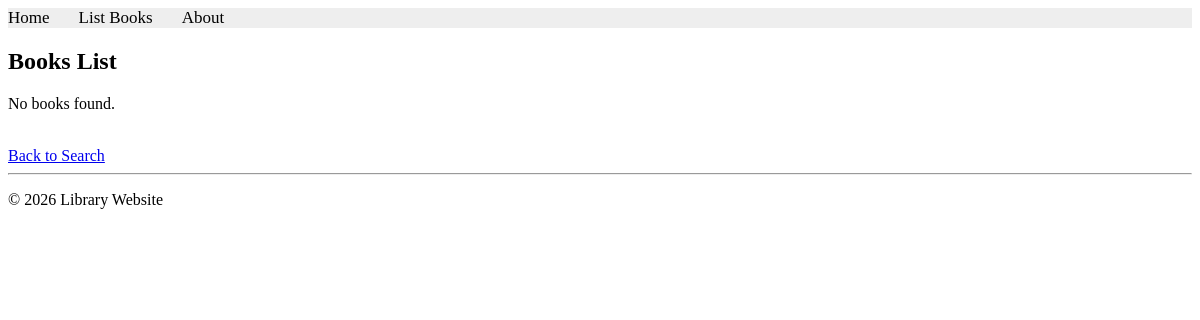
The app's page /books/lab8/task2, older data.
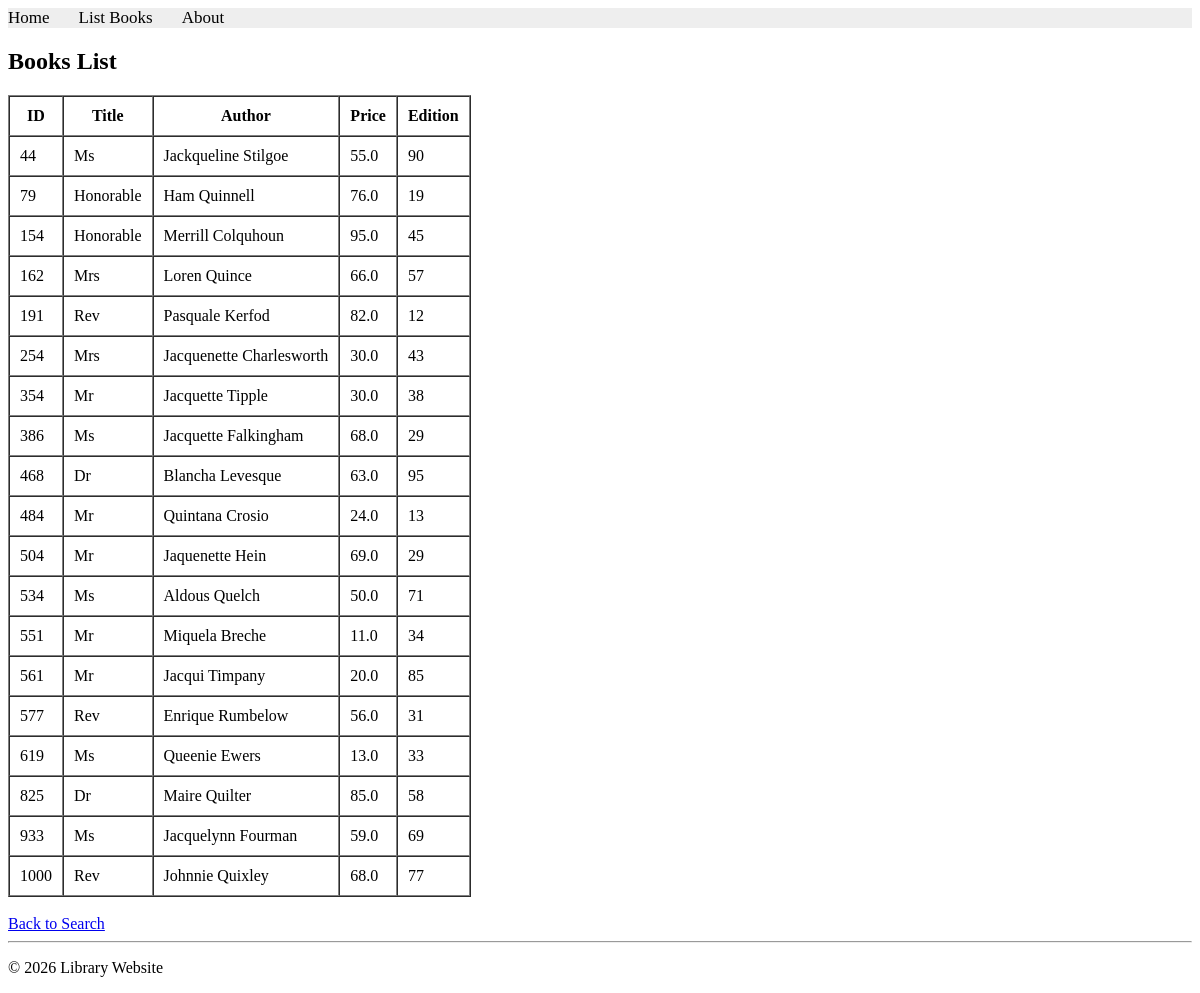
The same page, newer data.
### apps/bookmodule/models.py (models this page shows)
class Book(models.Model):
    title = models.CharField(max_length=50)
    author = models.CharField(max_length=50)
    price = models.FloatField(default=0.0)
    edition = models.SmallIntegerField(default=1)

### apps/bookmodule/views.py (the view)
def lab8_task2(request):
    books = Book.objects.filter(
        Q(edition__gt=3) &
        (Q(title__icontains='qu') | Q(author__icontains='qu'))
    )
    return render(request, 'bookmodule/bookList.html', {'books': books})

### apps/templates/bookmodule/bookList.html (shortened to what this page needs)
{% extends "layouts/base.html" %}
{% block content %}
<h2>Books List</h2>
{% if books %}
    <table border="1" cellpadding="10" cellspacing="0">
        <tr>
            <th>ID</th>
            <th>Title</th>
            <th>Author</th>
            <th>Price</th>
            <th>Edition</th>
        </tr>
        {% for book in books %}
        <tr>
            <td>{{ book.id }}</td>
            <td>{{ book.title }}</td>
            <td>{{ book.author }}</td>
            <td>{{ book.price }}</td>
            <td>{{ book.edition }}</td>
        </tr>
        {% endfor %}
    </table>
{% else %}
    <p>No books found.</p>
{% endif %}
<br>
<a href="/books/search">Back to Search</a>
{% endblock content %}

### apps/templates/layouts/base.html (shortened to what this page needs)
{% load static %}
<!DOCTYPE html>
<html>
<head>
  <link rel="stylesheet" href="https://cdnjs.cloudflare.com/ajax/libs/font-awesome/4.7.0/css/font-awesome.min.css">
  <link rel="stylesheet" href="{% static 'styles.css' %}">
</head>
<body>
  {% include "includes/header.html" %}
  {% block content %}{% endblock %}
  {% include "includes/footer.html" %}
</body>
</html>

### apps/templates/includes/header.html
{% with request.resolver_match.url_name as url_name %}
<div class="topnav">
    <a class="{% if url_name == 'books.index' %}active{% endif %}"
       href="{% url 'books.index' %}">Home</a>
    <a class="{% if url_name == 'books.list_books' %}active{% endif %}"
       href="{% url 'books.list_books' %}">List Books</a>
    <a class="{% if url_name == 'books.aboutus' %}active{% endif %}"
       href="{% url 'books.aboutus' %}">About</a>
</div>
{% endwith %}

### apps/templates/includes/footer.html
<hr>
<p>© 2026 Library Website</p>

### apps/static/styles.css (style rules this page uses)
.topnav { background-color: #eeeeee; width: 100%; }
.topnav a { color: #000; margin-right: 25px; text-decoration: none; font-size: 17px; }

Row changes from the older to the newer data that the page shows:
added Book: id "44", title "Ms", author "Jackqueline Stilgoe", price "55.0", edition "90"
added Book: id "79", title "Honorable", author "Ham Quinnell", price "76.0", edition "19"
added Book: id "154", title "Honorable", author "Merrill Colquhoun", price "95.0", edition "45"
added Book: id "162", title "Mrs", author "Loren Quince", price "66.0", edition "57"
added Book: id "191", title "Rev", author "Pasquale Kerfod", price "82.0", edition "12"
added Book: id "254", title "Mrs", author "Jacquenette Charlesworth", price "30.0", edition "43"
added Book: id "354", title "Mr", author "Jacquette Tipple", price "30.0", edition "38"
added Book: id "386", title "Ms", author "Jacquette Falkingham", price "68.0", edition "29"
added Book: id "468", title "Dr", author "Blancha Levesque", price "63.0", edition "95"
added Book: id "484", title "Mr", author "Quintana Crosio", price "24.0", edition "13"
added Book: id "504", title "Mr", author "Jaquenette Hein", price "69.0", edition "29"
added Book: id "534", title "Ms", author "Aldous Quelch", price "50.0", edition "71"
added Book: id "551", title "Mr", author "Miquela Breche", price "11.0", edition "34"
added Book: id "561", title "Mr", author "Jacqui Timpany", price "20.0", edition "85"
added Book: id "577", title "Rev", author "Enrique Rumbelow", price "56.0", edition "31"
added Book: id "619", title "Ms", author "Queenie Ewers", price "13.0", edition "33"
added Book: id "825", title "Dr", author "Maire Quilter", price "85.0", edition "58"
added Book: id "933", title "Ms", author "Jacquelynn Fourman", price "59.0", edition "69"
added Book: id "1000", title "Rev", author "Johnnie Quixley", price "68.0", edition "77"
Text that changed along with them:
text no longer shown: "No books found."
text now shown: "ID Title Author Price Edition"
